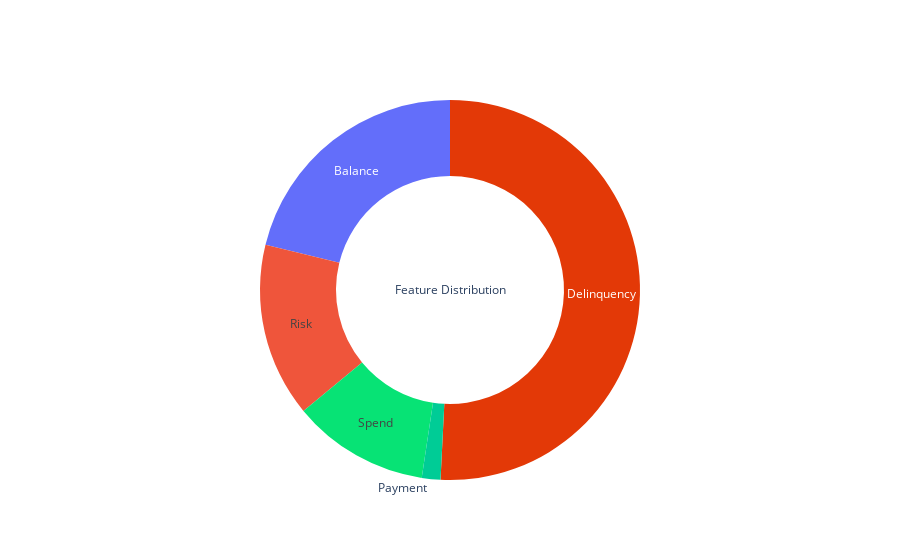

Here is the notebook cell this chart was saved with:
### Code cell
fig_1 = go.Figure()
fig_1.add_trace(go.Pie(values = values,labels = labels,hole = 0.6, 
                     hoverinfo ='label+percent'))
fig_1.update_traces(textfont_size = 12, hoverinfo ='label+percent',textinfo ='label', 
                  showlegend = False,marker = dict(colors =["#e33907","#07e375"]),
                  title = dict(text = 'Feature Distribution'))  
fig_1.show()

### Figure 1 — Plotly figure (JSON) as saved in the notebook; plotly's stock layout.template omitted (floating-point values rounded to 4 significant figures)
{"data": [{"hole": 0.6, "hoverinfo": "label+percent", "labels": ["Delinquency", "Spend", "Payment", "Balance", "Risk"], "marker": {"colors": ["#e33907", "#07e375"]}, "showlegend": false, "textfont": {"size": 12}, "textinfo": "label", "title": {"text": "Feature Distribution"}, "type": "pie", "values": [96, 22, 3, 40, 28]}], "layout": {}}
